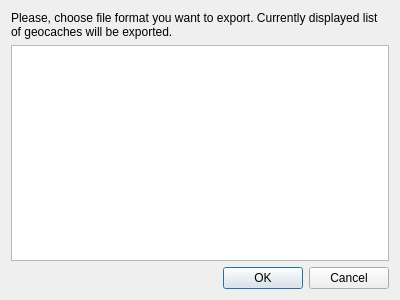
<?xml version="1.0" encoding="UTF-8"?>
<ui version="4.0">
 <class>ExportDialog</class>
 <widget class="QDialog" name="ExportDialog">
  <property name="geometry">
   <rect>
    <x>0</x>
    <y>0</y>
    <width>400</width>
    <height>300</height>
   </rect>
  </property>
  <property name="windowTitle">
   <string>Export</string>
  </property>
  <property name="modal">
   <bool>true</bool>
  </property>
  <layout class="QVBoxLayout" name="verticalLayout">
   <item>
    <widget class="QLabel" name="label">
     <property name="text">
      <string>Please, choose file format you want to export. Currently displayed list of geocaches will be exported.</string>
     </property>
     <property name="alignment">
      <set>Qt::AlignLeading|Qt::AlignLeft|Qt::AlignTop</set>
     </property>
     <property name="wordWrap">
      <bool>true</bool>
     </property>
    </widget>
   </item>
   <item>
    <widget class="QListWidget" name="exportPlugins">
     <property name="editTriggers">
      <set>QAbstractItemView::NoEditTriggers</set>
     </property>
     <property name="tabKeyNavigation">
      <bool>true</bool>
     </property>
     <property name="alternatingRowColors">
      <bool>true</bool>
     </property>
     <property name="selectionBehavior">
      <enum>QAbstractItemView::SelectRows</enum>
     </property>
     <property name="uniformItemSizes">
      <bool>true</bool>
     </property>
     <property name="sortingEnabled">
      <bool>true</bool>
     </property>
    </widget>
   </item>
   <item>
    <widget class="QDialogButtonBox" name="buttonBox">
     <property name="orientation">
      <enum>Qt::Horizontal</enum>
     </property>
     <property name="standardButtons">
      <set>QDialogButtonBox::Cancel|QDialogButtonBox::Ok</set>
     </property>
    </widget>
   </item>
  </layout>
 </widget>
 <resources/>
 <connections>
  <connection>
   <sender>buttonBox</sender>
   <signal>accepted()</signal>
   <receiver>ExportDialog</receiver>
   <slot>accept()</slot>
   <hints>
    <hint type="sourcelabel">
     <x>248</x>
     <y>254</y>
    </hint>
    <hint type="destinationlabel">
     <x>157</x>
     <y>274</y>
    </hint>
   </hints>
  </connection>
  <connection>
   <sender>buttonBox</sender>
   <signal>rejected()</signal>
   <receiver>ExportDialog</receiver>
   <slot>reject()</slot>
   <hints>
    <hint type="sourcelabel">
     <x>316</x>
     <y>260</y>
    </hint>
    <hint type="destinationlabel">
     <x>286</x>
     <y>274</y>
    </hint>
   </hints>
  </connection>
 </connections>
</ui>
